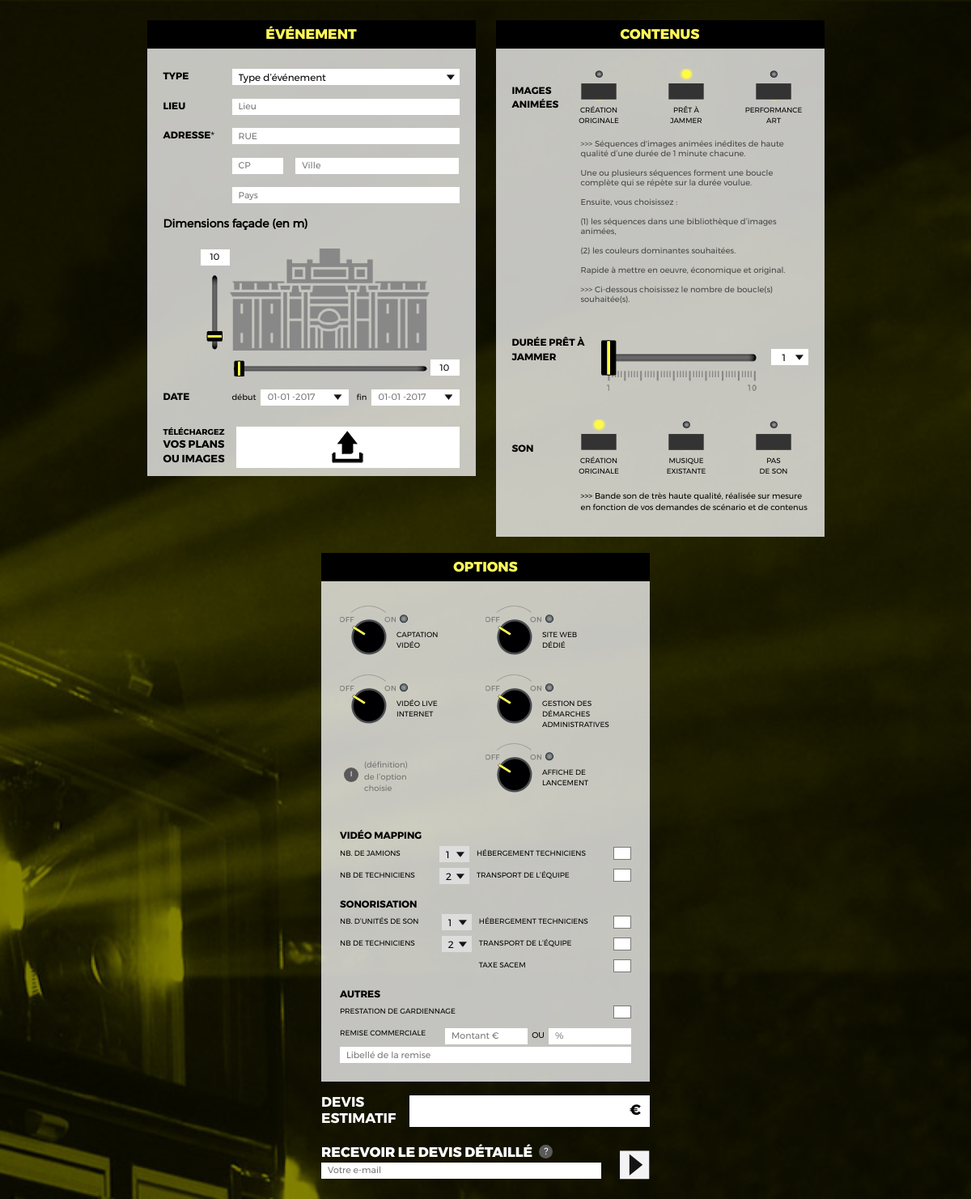
The page / on the database its author committed.
### tables this page shows
CREATE TABLE `visuel` (
  `idVisuel` int(11) NOT NULL,
  `slug` varchar(100) NOT NULL,
  `name` varchar(300) NOT NULL,
  `description` text NOT NULL,
  `price` int(11) NOT NULL,
  PRIMARY KEY (`idVisuel`),
  KEY `idVisuel` (`idVisuel`)
);

CREATE TABLE `son` (
  `idSon` int(11) NOT NULL,
  `slug` varchar(100) NOT NULL,
  `name` varchar(300) NOT NULL,
  `description` text NOT NULL,
  `price` int(11) NOT NULL,
  PRIMARY KEY (`idSon`),
  KEY `idSon` (`idSon`)
);

CREATE TABLE `options` (
  `idOption` int(11) NOT NULL,
  `slug` varchar(100) NOT NULL,
  `name` varchar(300) NOT NULL,
  `description` text NOT NULL,
  `price` int(11) NOT NULL,
  PRIMARY KEY (`idOption`),
  KEY `idOption` (`idOption`)
);

### inc/functions.php (called while the page is built, shortened)
<?php
	function db_connect(){
		$servername = "localhost";
		$username = "jamuser";
		$password = "J@MZTO2o18";
		$dbname = "jamulateur";
		try {
			    $db = new PDO("mysql:host=$servername;dbname=".$dbname, $username, $password);
			    $db->exec("set names utf8");
			    $db->setAttribute(PDO::ATTR_ERRMODE, PDO::ERRMODE_EXCEPTION);
			    return $db;
		}
		catch(PDOException $e){
		    echo "Connection failed: " . $e->getMessage();
		}
	}
	function GetForfaisTexts()
	{
		$data = array();
		$db = db_connect();
		$query = $db->query("SELECT name, description from visuel");
		$result = $query->fetchAll(PDO::FETCH_ASSOC);
		foreach ($result as $key => $value) {
			$data['visuel'][$key]['name'] = $value['name'];
			$data['visuel'][$key]['description'] = $value['description'];
		}
		$query = $db->query("SELECT  name, description from son");
		$result = $query->fetchAll(PDO::FETCH_ASSOC);
		foreach ($result as $key => $value) {
			$data['son'][$key]['name'] = $value['name'];
			$data['son'][$key]['description'] = $value['description'];
		}
		$query = $db->query("SELECT  name, description from options");
		$result = $query->fetchAll(PDO::FETCH_ASSOC);
		foreach ($result as $key => $value) {
			$data['options'][$key]['name'] = $value['name'];
			$data['options'][$key]['description'] = $value['description'];
		}
		return $data;
	}
?>

### index.php (the view, shortened to what this page needs)
<?php include('inc/functions.php') ?>
<?php $ForfaisTexts = GetForfaisTexts(); ?>
<!DOCTYPE html>
<html class="no-js" lang="fr">
<head>
    <link rel="stylesheet" type="text/css" href="css/jcf.css" />
    <link rel="stylesheet" type="text/css" href="css/bootstrap.min.css" />
    <link rel="stylesheet" type="text/css" href="css/bootstrap-datepicker.min.css" />
    <link rel="stylesheet" type="text/css" href="css/style.css" />
</head>
<body>
<div class="wrapper">
	 <form class="blocks-content" id="formDevis" enctype="multipart/form-data">
	 	<div class="block block-1">
	 		<div class="head">
	 			événement
	 		</div>
	 		<div class="content">
	 			<div class="table">
	 				<div>
	 					<div class="customLabel">
	 						Type
	 					</div>
	 					<div>
	 						<?php
	 						$db = db_connect();
	 						?>
	 						<select name="type">
	 							<option value="">Type d’événement</option>
	 						</select>
	 					</div>
	 				</div>
	 			</div>
	 			<div class="table">
	 				<div>
	 					<div class="customLabel">
	 						Lieu
	 					</div>
	 					<div>
	 						<input type="text" name="lieu" placeholder="Lieu">
	 					</div>
	 				</div>
	 			</div>
	 			<div class="table">
	 				<div>
	 					<div class="customLabel">
	 						Adresse<sup style="top: -6px;">⁎</sup>
	 					</div>
	 					<div class="adresse">
	 						<div>
	 							<input type="text" name="rue" id="rue" placeholder="RUE">
	 						</div>
	 					</div>
	 				</div>
	 			</div>
	 			<div class="table">
	 				<div>
	 					<div class="customLabel">
	 					</div>
	 					<div class="adresse">
	 						<div>
		 							<input type="text" name="cp" placeholder="CP">
		 							<input type="text" name="ville" placeholder="Ville">
	 						</div>
	 					</div>
	 				</div>
	 			</div>
	 			<div class="table">
	 				<div>
	 					<div class="customLabel">
	 					</div>
	 					<div class="adresse">
	 						<div>
		 						<input type="text" name="pays" placeholder="Pays">
	 						</div>
	 					</div>
	 				</div>
	 			</div>
	 			<div class="dimensions">
	 				<div>
	 					<strong>
							Dimensions façade <span>(en m)</span>
						</strong>
	 				</div>
	 				<div class="table">
	 					<div>
	 						<div class="hauteur">
	 							<input type="text" class="hauteurInput" name="hauteur" placeholder="(H)" value="10"  >
	 						</div>
	 						<div class="block-image">
	 							<img src="images/immeuble.png">
	 						</div>
	 					</div>
	 				</div>
	 				<div class="largeur">
	 					<input type="text" class="largeurInput" name="largeur" placeholder="(L)" value="10" >
	 				</div>
	 			</div>
	 			<div class="table date">
	 				<div>
	 					<div class="customLabel">
	 						Date
	 					</div>
	 					<div>
	 						<div class="table">
	 							<div>
	 								<div class="subLabel subLabel-1">début</div>
	 								<div class="inputDate">
	 									<input type="text" name="dateDebut" placeholder="01-01 -2017">
	 								</div>
	 								<div class="subLabel">fin</div>
	 								<div class="inputDate">
	 									<input type="text" name="dateFin" placeholder="01-01 -2017">
	 								</div>
	 							</div>
	 						</div>
	 					</div>
	 				</div>
	 			</div>
	 			<div class="table uploads">
	 				<div>
	 					<div class="customLabel">
	 						téléchargez<br>
	 						<strong>
	 							vos plans
								ou images
	 						</strong>
	 					</div>
	 					<div class="block-files">
	 						 <img src="images/icon-upload.png">
	 					</div>
	 				</div>
	 			</div>
	 		</div>
	 	</div>
	 	<div class="block block-2">
	 		<div class="head">
	 			Contenus
	 		</div>
	 		<div class="content">
		 		<div class="table img-button-container images-animees">
		 			<div>
		 				<div class="customLabel">
		 					Images<br> animées
		 				</div>
		 				<div class="item-1 alignLeft">
		 					<a href="#" class="img-button" data-index="creationOriginale"></a>
		 					<p><?= nl2br( $ForfaisTexts['visuel'][0]['name'] ) ?></p>
		 				</div>
		 				<div class="item-2 alignCenter">
		 					<a href="#" class="img-button active" data-index="pretJammer"></a>
		 					<p><?= nl2br( $ForfaisTexts['visuel'][1]['name'] ) ?></p>
		 				</div>
		 				<div class="item-3 alignCenter">
		 					<a href="#" class="img-button" data-index="performanceArt"></a>
		 					<p><?= nl2br( $ForfaisTexts['visuel'][2]['name'] ) ?></p>
		 				</div>
		 			</div>
		 		</div>
		 		<div class="table">
		 			<div>
		 				<div class="customLabel"></div>
		 				<div>
		 					<p class="images-animees-ml decriptionService pretJammer active"><?= $ForfaisTexts['visuel'][1]['description'] ?></p>
		 				</div>
		 			</div>
		 		</div>
		 		<div class="table boucles">
		 			<div>
		 				<div class="customLabel">
		 					<span class="titleDefault">Durée</span>
		 					<span class="titleVisuel"><?= $ForfaisTexts['visuel'][1]['name'] ?></span>
		 				</div>
		 				<div class="range">
		 					<img src="images/horizontal-range.vals.png" class="graduations_1_10">
		 				</div>
		 				<div class="select nbrBouclesView">
		 					 <select name="nbrBouclesSelect">>
		 					 	<option value="1">1</option>
		 					 </select>
		 				</div>
		 			</div>
		 		</div>
		 		<div class="table son img-button-container">
		 			<div>
		 				<div class="customLabel">
		 					son
		 				</div>
		 				<div class="item-1 alignLeft">
		 					<a href="#" class="img-button active" data-index="creationOriginale"></a>
		 					<p><?= nl2br( $ForfaisTexts['son'][0]['name'] ) ?></p>
		 				</div>
		 				<div class="item-2 alignCenter">
		 					<a href="#" class="img-button" data-index="pretJammer"></a>
		 					<p><?= nl2br( $ForfaisTexts['son'][1]['name'] ) ?></p>
		 				</div>
		 				<div class="item-3 alignCenter">
		 					<a href="#" class="img-button" data-index="pasDeSon"></a>
		 					<p><?= nl2br( $ForfaisTexts['son'][2]['name'] ) ?></p>
		 				</div>
		 			</div>
		 		</div>
		 		<div class="table son-ml-container">
		 			<div>
		 				<div class="customLabel"></div>
		 				<div>
		 					<p class="son-ml decriptionService active creationOriginale"><?= $ForfaisTexts['son'][0]['description']  ?></p>
		 				</div>
		 			</div>
		 		</div>
	 		</div>
	 	</div>
	 	<div class="block block-3">
	 		<div class="head">
	 			Options
	 		</div>
	 		<div class="content">
	 			<div class="item-1">
	 				<div class="table ">
		 				<div>
		 					<div>
		 						<a href="#" class="img-off-on btnOffOn-1" data-index="captationVideo"></a>
			 					<span><?= nl2br( $ForfaisTexts['options'][0]['name'] ) ?></span>
		 					</div>
		 					<div>
		 						<a href="#" class="img-off-on btnOffOn-2" data-index="siteWeb"></a>
			 					<span><?= nl2br( $ForfaisTexts['options'][1]['name'] ) ?></span>
		 					</div>
		 				</div>
		 				<div>
		 					<div>
		 						<a href="#" class="img-off-on btnOffOn-3" data-index="liveVideo"></a>
			 					<span><?= nl2br( $ForfaisTexts['options'][2]['name'] ) ?></span>
		 					</div>
		 					<div>
		 						<a href="#" class="img-off-on btnOffOn-4" data-index="GestDemarAdmin"></a>
			 					<span><?= nl2br( $ForfaisTexts['options'][3]['name'] ) ?></span>
		 					</div>
		 				</div>
		 				<div>
		 					<div class="definition-de-option">
		 						<p class="default captationVideo">
				 					(définition) <br>de l’option<br> choisie
				 					<span class="info">i</span>
				 				</p>
				 			</div>
		 					<div>
		 						<a href="#" class="img-off-on btnOffOn-5" data-index="affiche"></a>
			 					<span><?= nl2br( $ForfaisTexts['options'][4]['name'] ) ?></span>
		 					</div>
		 				</div>
		 			</div>
	 			</div>
				<div class="item-1-1">
	 				<h2 class="customLabel">Vidéo mapping</h2>
	 				<?php
						$query = $db->query("SELECT * FROM autres");
						$autres = $query->fetchAll();
					?>
	 				<div class="table">
	 					<div>
	 						<div>
	 							<div class="table">
				 					<div>
				 						<div>
				 							<label class="subtitle">Nb. de jamions</label>
				 						</div>
				 						<div class="selectContainer">
				 							<select name="video_jamions" disabled="disabled">
				 								<?php for ($i=1; $i <= $autres[12][2] ; $i++): ?>
					 								<option value="<?= $i ?>"><?= $i ?></option>
					 							<?php endfor; ?>
					 						</select>
				 						</div>
				 					</div>
				 					<div>
				 						<div>
				 							<label class="subtitle">Nb de techniciens</label>
				 						</div>
				 						<div class="selectContainer">
				 							<select name="video_techniciens" disabled="">
					 							<?php for ($i=1; $i <= $autres[10][2] ; $i++): ?>
					 								<option value="<?= $i ?>" <?= $i == 2 ? 'selected' : '' ?>><?= $i ?></option>
					 							<?php endfor; ?>
					 						</select>
				 						</div>
				 					</div>
				 				</div>
	 						</div>
	 						<div>
	 							<div class="table">
				 					<div>
				 						<div>
				 							<label for="video_hebergement" class="subtitle">Hébergement techniciens</label>
				 						</div>
				 						<div class="selectChekbox">
				 						</div>
				 					</div>
				 					<div>
				 						<div>
				 							<label for="video_transport" class="subtitle">Transport de l’équipe</label>
				 						</div>
				 						<div class="selectChekbox">
				 						</div>
				 					</div>
				 				</div>
	 						</div>
	 					</div>
	 				</div>
	 				<h2 class="customLabel">Sonorisation</h2>
	 				<div class="table">
	 					<div>
	 						<div>
	 							<div class="table">
				 					<div>
				 						<div>
				 							<label class="subtitle">Nb. d’unités de son</label>
				 						</div>
				 						<div class="selectContainer">
				 							<select name="sonorisation_unite" disabled>
					 							<?php for ($i=1; $i <= $autres[13][2] ; $i++): ?>
					 								<option value="<?= $i ?>" <?= ($i == 1) ? 'selected' : '' ?>><?= $i ?></option>
					 							<?php endfor; ?>
					 						</select>
				 						</div>
				 					</div>
				 					<div>
				 						<div>
				 							<label class="subtitle">Nb de techniciens</label>
				 						</div>
				 						<div class="selectContainer">
				 							<select name="sonorisation_techniciens" disabled>
					 							<?php for ($i=1; $i <= $autres[11][2] ; $i++): ?>
					 								<option value="<?= $i ?>" <?= ($i == 2) ? 'selected' : '' ?> ><?= $i ?></option>
					 							<?php endfor; ?>
					 						</select>
				 						</div>
				 					</div>
				 				</div>
	 						</div>
	 						<div>
	 							<div class="table">
				 					<div>
				 						<div>
				 							<label for="sonorisation_hebergement" class="subtitle">Hébergement techniciens</label>
				 						</div>
				 						<div class="selectChekbox">
				 						</div>
				 					</div>
				 					<div>
				 						<div>
				 							<label for="sonorisation_transport" class="subtitle">Transport de l’équipe</label>
				 						</div>
				 						<div class="selectChekbox">
				 						</div>
				 					</div>
				 					<div>
				 						<div>
				 							<label for="sonorisation_taxe_sacem" class="subtitle">TAXE SACEM</label>
				 						</div>
				 						<div class="selectChekbox">
				 						</div>
				 					</div>
				 				</div>
	 						</div>
	 					</div>
	 				</div>
	 				<h2 class="customLabel">Autres</h2>
	 				<div class="table">
	 					<div>
	 						<div>
	 							<div class="table">
				 					<div>
				 						<div>
				 							<label for="autre_gardinnage" class="subtitle">Prestation de gardiennage</label>
				 						</div>
				 						<div class="selectChekbox">
				 						</div>
				 					</div>
				 				</div>
				 				<div class="table remise">
				 					<div>
				 						<div>
				 							<label class="subtitle">REMISE COMMERCIALE</label>
				 						</div>
				 						<div>
				 							<input type="text" name="remise_montant" placeholder="Montant &euro;">
				 						</div>
				 						<div>
				 							&nbsp;&nbsp;OU&nbsp;&nbsp;
				 						</div>
				 						<div>
				 							<input type="text" name="remise_pourcentage" placeholder="%">
				 						</div>
				 					</div>
				 				</div>
				 				<div>
				 					<input type="text" name="remise_label" placeholder="Libellé de la remise">
				 				</div>
	 						</div>
	 					</div>
	 				</div>
	 			</div>
	 			<div class="item-2">
		 			<div class="table">
		 				<div>
		 					<div class="customLabel">
		 						DEVIS <br>estimatif
		 					</div>
		 					<div class="inputContainer">
		 						<input type="text" name="devis" disabled>
		 						<span>€</span>
		 					</div>
		 				</div>
		 			</div>
		 			<div class="recevoir-devis">
		 				<h2>recevoir le DEVIS détaillé <span>?</span></h2>
		 			</div>
		 			<div class="table blockEmail">
			 			<div>
			 				<div class="emailInput">
			 					<input type="text" name="email" placeholder="Votre e-mail">
			 				</div>
			 				<div class="submitInput">
			 					<button type="button" id="buttonDemandeDevis">Envoyer</button>
			 				</div>
			 			</div>
		 			</div>
	 			</div>
	 		</div>
	 	</div>
	 </form>
</div>
</body>
</html>

### css/jcf.css (style rules this page uses)
.jcf-select select { z-index: 1; left: 0; top: 0; }

### rows shown on the page
visuel: name "CRÉATION ORIGINALE"
visuel: name "PRÊT À JAMMER", description ">>> Séquences d'images animées inédites de haute qualité d’une durée de 1 minute chacune. Une ou plusieurs séquences forment une boucle complète qui se répète sur la durée voulue. Ensuite, vous choisissez : (1) les séquences dans une bibliothèque d’images animées, (2) les couleurs dominantes souhaitées. Rapide à mettre en oeuvre, économique et original. >>> Ci-dessous choisissez le nombre de boucle(s) souhaitée(s)."
visuel: name "PERFORMANCE ART"
son: name "CRÉATION ORIGINALE", description ">>> Bande son de très haute qualité, réalisée sur mesure en fonction de vos demandes de scénario et de contenus"
son: name "MUSIQUE EXISTANTE"
son: name "PAS DE SON"
options: name "CAPTATION VIDÉO"
options: name "SITE WEB DÉDIÉ"
options: name "VIDÉO LIVE INTERNET"
options: name "GESTION DES DÉMARCHES ADMINISTRATIVES"
options: name "AFFICHE DE LANCEMENT"
